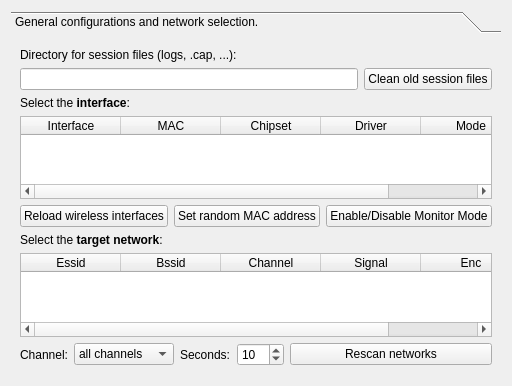
      <widget class="QWidget" name="TabPage">
       <attribute name="title">
        <string>Configuration</string>
       </attribute>
       <layout class="QGridLayout">
        <item row="0" column="0">
         <widget class="QToolBox" name="toolBox3_2">
          <property name="currentIndex">
           <number>0</number>
          </property>
          <widget class="QWidget" name="page1">
           <property name="geometry">
            <rect>
             <x>0</x>
             <y>0</y>
             <width>684</width>
             <height>488</height>
            </rect>
           </property>
           <attribute name="label">
            <string>General configurations and network selection.</string>
           </attribute>
           <layout class="QGridLayout">
            <item row="1" column="0">
             <widget class="QLabel" name="textLabel3_5_6_2_2">
              <property name="text">
               <string>Select the &lt;b&gt;interface&lt;/b&gt;:</string>
              </property>
              <property name="wordWrap">
               <bool>false</bool>
              </property>
             </widget>
            </item>
            <item row="4" column="0">
             <widget class="QLabel" name="textLabel3_5_6_2">
              <property name="text">
               <string>Select the &lt;b&gt;target network&lt;/b&gt;:</string>
              </property>
              <property name="wordWrap">
               <bool>false</bool>
              </property>
             </widget>
            </item>
            <item row="0" column="0">
             <layout class="QGridLayout">
              <item row="0" column="0" colspan="2">
               <widget class="QLabel" name="textLabel3_4_4">
                <property name="text">
                 <string>Directory for session files (logs, .cap, ...):</string>
                </property>
                <property name="wordWrap">
                 <bool>false</bool>
                </property>
               </widget>
              </item>
              <item row="1" column="0">
               <widget class="QLineEdit" name="line_gath_logs"/>
              </item>
              <item row="1" column="1">
               <widget class="QPushButton" name="button_gath_clean">
                <property name="text">
                 <string>Clean old session files</string>
                </property>
               </widget>
              </item>
             </layout>
            </item>
            <item row="6" column="0">
             <layout class="QHBoxLayout">
              <item>
               <widget class="QLabel" name="textLabel1_2">
                <property name="text">
                 <string>Channel:</string>
                </property>
                <property name="wordWrap">
                 <bool>false</bool>
                </property>
               </widget>
              </item>
              <item>
               <widget class="QComboBox" name="combo_channel">
                <property name="minimumSize">
                 <size>
                  <width>100</width>
                  <height>0</height>
                 </size>
                </property>
                <item>
                 <property name="text">
                  <string>all channels</string>
                 </property>
                </item>
                <item>
                 <property name="text">
                  <string>1</string>
                 </property>
                </item>
                <item>
                 <property name="text">
                  <string>2</string>
                 </property>
                </item>
                <item>
                 <property name="text">
                  <string>3</string>
                 </property>
                </item>
                <item>
                 <property name="text">
                  <string>4</string>
                 </property>
                </item>
                <item>
                 <property name="text">
                  <string>5</string>
                 </property>
                </item>
                <item>
                 <property name="text">
                  <string>6</string>
                 </property>
                </item>
                <item>
                 <property name="text">
                  <string>7</string>
                 </property>
                </item>
                <item>
                 <property name="text">
                  <string>8</string>
                 </property>
                </item>
                <item>
                 <property name="text">
                  <string>9</string>
                 </property>
                </item>
                <item>
                 <property name="text">
                  <string>10</string>
                 </property>
                </item>
                <item>
                 <property name="text">
                  <string>11</string>
                 </property>
                </item>
                <item>
                 <property name="text">
                  <string>12</string>
                 </property>
                </item>
                <item>
                 <property name="text">
                  <string>13</string>
                 </property>
                </item>
               </widget>
              </item>
              <item>
               <widget class="QLabel" name="textLabel2_4">
                <property name="text">
                 <string>Seconds:</string>
                </property>
                <property name="wordWrap">
                 <bool>false</bool>
                </property>
               </widget>
              </item>
              <item>
               <widget class="QSpinBox" name="spin_sec">
                <property name="minimum">
                 <number>5</number>
                </property>
                <property name="maximum">
                 <number>200</number>
                </property>
                <property name="value">
                 <number>10</number>
                </property>
               </widget>
              </item>
              <item>
               <widget class="QPushButton" name="button_rescan_networks">
                <property name="sizePolicy">
                 <sizepolicy hsizetype="Expanding" vsizetype="Fixed">
                  <horstretch>0</horstretch>
                  <verstretch>0</verstretch>
                 </sizepolicy>
                </property>
                <property name="text">
                 <string>Rescan networks</string>
                </property>
               </widget>
              </item>
             </layout>
            </item>
            <item row="3" column="0">
             <layout class="QHBoxLayout">
              <item>
               <widget class="QPushButton" name="button_reload_interfaces">
                <property name="text">
                 <string>Reload wireless interfaces</string>
                </property>
               </widget>
              </item>
              <item>
               <widget class="QPushButton" name="button_random_mac">
                <property name="text">
                 <string>Set random MAC address</string>
                </property>
               </widget>
              </item>
              <item>
               <widget class="QPushButton" name="button_monitor">
                <property name="text">
                 <string>Enable/Disable Monitor Mode</string>
                </property>
               </widget>
              </item>
             </layout>
            </item>
            <item row="2" column="0">
             <widget class="QTableWidget" name="table_interfaces">
              <column>
               <property name="text">
                <string>Interface</string>
               </property>
               <property name="icon">
                <iconset>
                 <normaloff>gfx/noun_User_Interface_1670635.svg</normaloff>gfx/noun_User_Interface_1670635.svg</iconset>
               </property>
              </column>
              <column>
               <property name="text">
                <string>MAC</string>
               </property>
               <property name="icon">
                <iconset>
                 <normaloff>gfx/noun_Ethernet_542785.svg</normaloff>gfx/noun_Ethernet_542785.svg</iconset>
               </property>
              </column>
              <column>
               <property name="text">
                <string>Chipset</string>
               </property>
               <property name="icon">
                <iconset>
                 <normaloff>gfx/noun_chipset_1595437.svg</normaloff>gfx/noun_chipset_1595437.svg</iconset>
               </property>
              </column>
              <column>
               <property name="text">
                <string>Driver</string>
               </property>
               <property name="icon">
                <iconset>
                 <normaloff>../noun_coding_2309592.svg</normaloff>../noun_coding_2309592.svg</iconset>
               </property>
              </column>
              <column>
               <property name="text">
                <string>Mode</string>
               </property>
               <property name="icon">
                <iconset>
                 <normaloff>gfx/noun_Question_338831.svg</normaloff>gfx/noun_Question_338831.svg</iconset>
               </property>
              </column>
             </widget>
            </item>
            <item row="5" column="0">
             <widget class="QTableWidget" name="table_networks">
              <column>
               <property name="text">
                <string>Essid</string>
               </property>
               <property name="icon">
                <iconset>
                 <normaloff>gfx/noun_Document_1146377.svg</normaloff>gfx/noun_Document_1146377.svg</iconset>
               </property>
              </column>
              <column>
               <property name="text">
                <string>Bssid</string>
               </property>
               <property name="icon">
                <iconset>
                 <normaloff>gfx/noun_User_Interface_1670635.svg</normaloff>gfx/noun_User_Interface_1670635.svg</iconset>
               </property>
              </column>
              <column>
               <property name="text">
                <string>Channel</string>
               </property>
               <property name="icon">
                <iconset>
                 <normaloff>gfx/noun_hashtag_1808612.svg</normaloff>gfx/noun_hashtag_1808612.svg</iconset>
               </property>
              </column>
              <column>
               <property name="text">
                <string>Signal</string>
               </property>
               <property name="icon">
                <iconset>
                 <normaloff>gfx/noun_signal_2308127.svg</normaloff>gfx/noun_signal_2308127.svg</iconset>
               </property>
              </column>
              <column>
               <property name="text">
                <string>Enc</string>
               </property>
               <property name="icon">
                <iconset>
                 <normaloff>gfx/noun_password_1199277.svg</normaloff>gfx/noun_password_1199277.svg</iconset>
               </property>
              </column>
             </widget>
            </item>
           </layout>
          </widget>
         </widget>
        </item>
       </layout>
      </widget>
